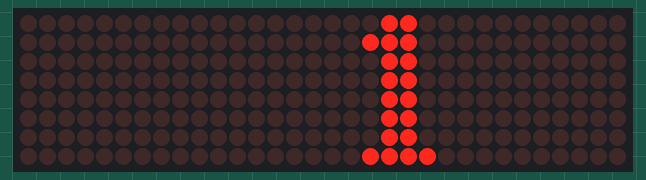
Bench run of a sketch on a simulated Arduino Uno, built with avr-gcc and run on an emulated ATmega328P. Parts: 32×8 LED matrix.

Above: at 0.1 s.

The sketch:

MC_kls46_11Junii26_DotMatrik_7219_1.ino
```cpp
#include <LedControl.h>

// Pin untuk MAX7219
#define DATA_IN     48  // Pin DIN (Data In)
#define LOAD        50  // Pin CS (Chip Select)
#define CLOCK       52  // Pin CLK (Clock)
#define MAX_DEVICES 4   // Jumlah modul MAX7219 yang digunakan

// Membuat objek LedControl untuk 4 display
LedControl lc = LedControl(DATA_IN, CLOCK, LOAD, MAX_DEVICES);

// Pola untuk angka 1 (8x8 matriks)
byte angka1[8] = {
  0b00011000,  // Baris 1
  0b00111000,  // Baris 2
  0b00011000,  // Baris 3
  0b00011000,  // Baris 4
  0b00011000,  // Baris 5
  0b00011000,  // Baris 6
  0b00011000,  // Baris 7
  0b00111100   // Baris 8
};

void setup() {
  // Inisialisasi MAX7219 untuk 4 display
  for (int i = 0; i < MAX_DEVICES; i++) {
    lc.shutdown(i, false);     // Matikan mode tidur
    lc.setIntensity(i, 1);     // Atur kecerahan (0-15)
    lc.clearDisplay(i);        // Bersihkan display
  }
}

void loop() {
  // Menampilkan angka 1 pada Display ke-2 (indeks 1)
  for (int row = 0; row < 8; row++) {
    lc.setRow(1, row, angka1[row]);  // Menampilkan pola angka1
  }

  // delay(1000);  // Tunda selama 1 detik sebelum menampilkan angka berikutnya
}
```
